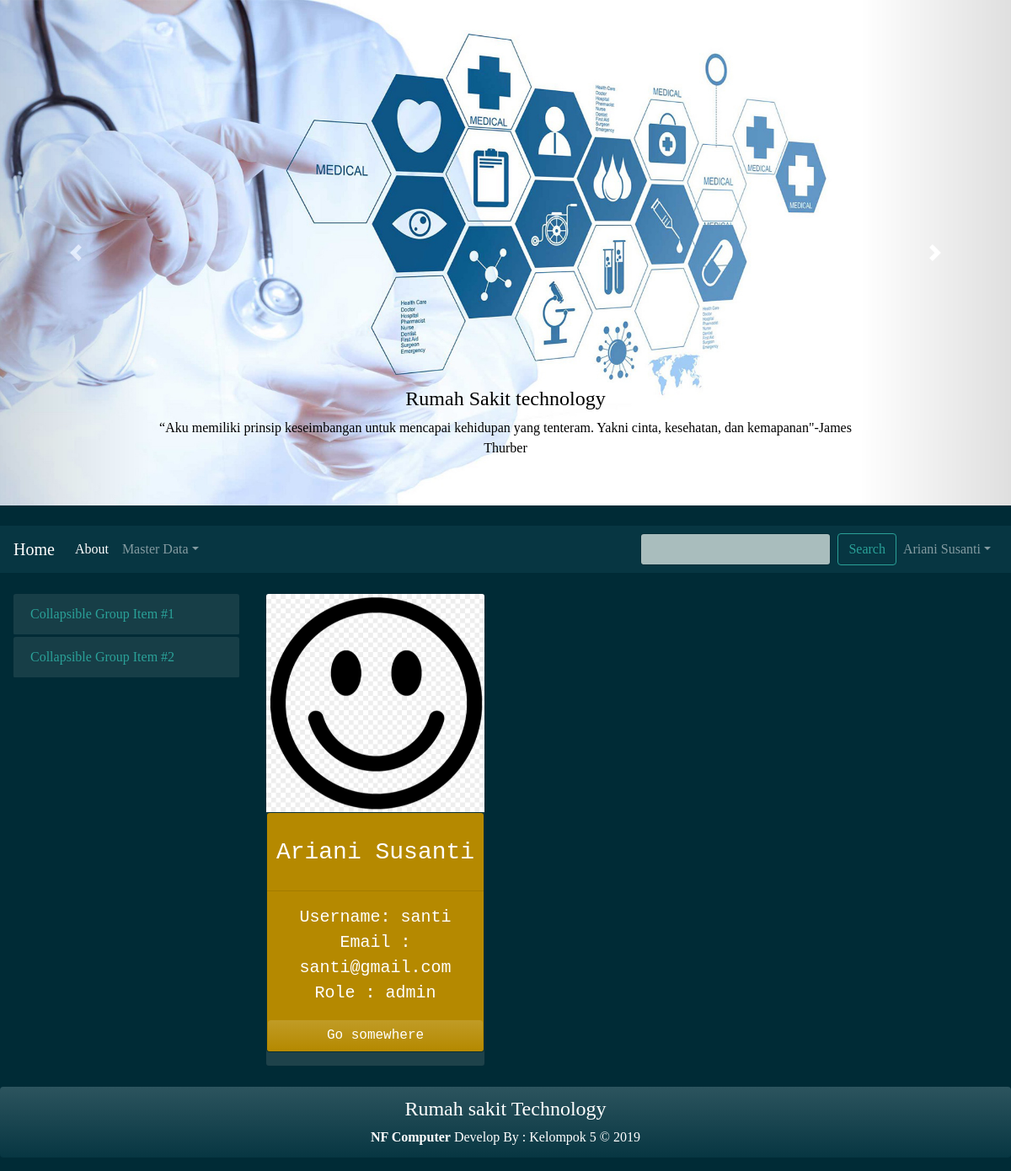
Screenshot of /index.php?halaman=detailuser&iduser=2 (signed in) with the database file from the repository.
### tables this page shows
CREATE TABLE `user` (
  `id` int(11) NOT NULL,
  `fullname` varchar(30) NOT NULL,
  `username` varchar(20) NOT NULL,
  `password` varchar(40) NOT NULL,
  `email` varchar(30) NOT NULL,
  `role` enum('admin','dokter','pasien') NOT NULL,
  `foto` varchar(30) DEFAULT NULL
);

### kelasuser.php (called while the page is built, shortened)
<?php
class usermodel
{
	public $koneksi;
	function __construct()
	{
		global $dbh;
		$this->koneksi=$dbh;
	}
public function view($id)
	{
		$sql= "SELECT * FROM user WHERE id=?";
		$ps= $this-> koneksi -> prepare($sql);
		$ps-> execute($id);
		$rs = $ps -> fetch();
		return $rs;
	}
}
?>

### detailuser.php (the view, shortened to what this page needs)
<?php
$ID = $_GET['iduser'];
$model= new usermodel();
$rs= $model->view([$ID]);
$sesi = $_SESSION['MEMBER'];
if($sesi['role'] == 'admin' || $sesi['id'] == $ID){
?>
<div class="card" style="width: 30%; " >
  <img src="foto/<?= $rs['foto'] ?>" class="card-img-top" alt="...">
  <div class="card text-white bg-primary mb-3" style="font-size: 20px;text-align: center;font-family: courier;">
    <br>
    <h3 class="card-title"><?= $rs ['fullname'] ?></h3><hr>
    <p class="card-text">
    Username: <?= $rs['username'] ?> <br>
    Email : <?= $rs['email'] ?> <br>
    Role : <?= $rs['role'] ?> <br>
    </p>
  <?php
      if ($sesi['role'] == 'admin') {
        ?>
    <a href="index.php?halaman=user" class="btn btn-primary">Go somewhere</a>
    <?php } ?>
  </div>
</div>
<?php }
else{
  include_once 'dilarang.php';
}

### rows the page displays
user: foto (picture), fullname "Ariani Susanti", username "santi", email "santi@gmail.com", role "admin"

### other values shown
$sesi['fullname'] "Ariani Susanti"
